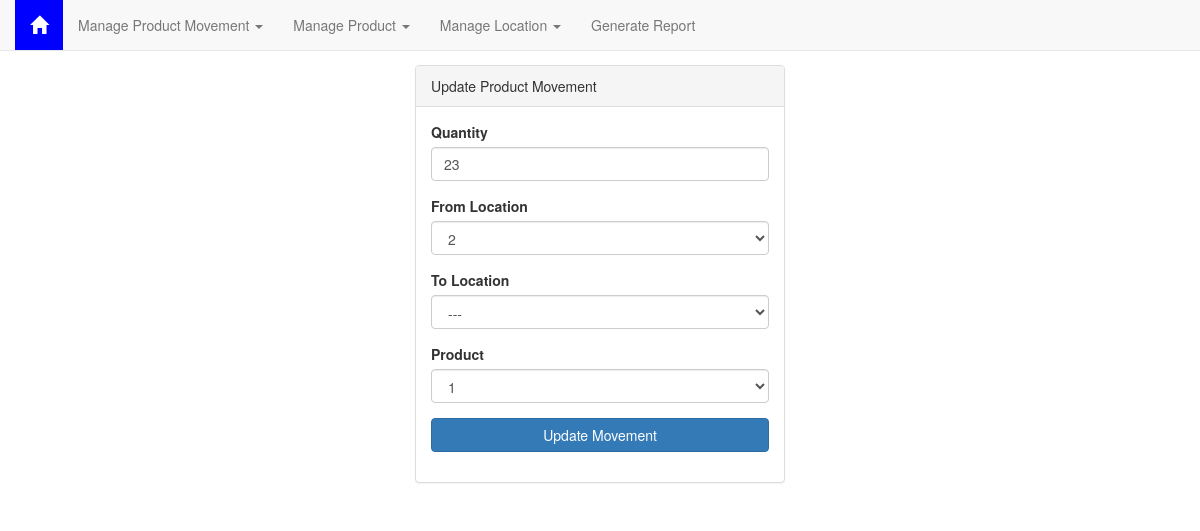
Page /product_movement/update_product_movement/1 on the earlier database version.
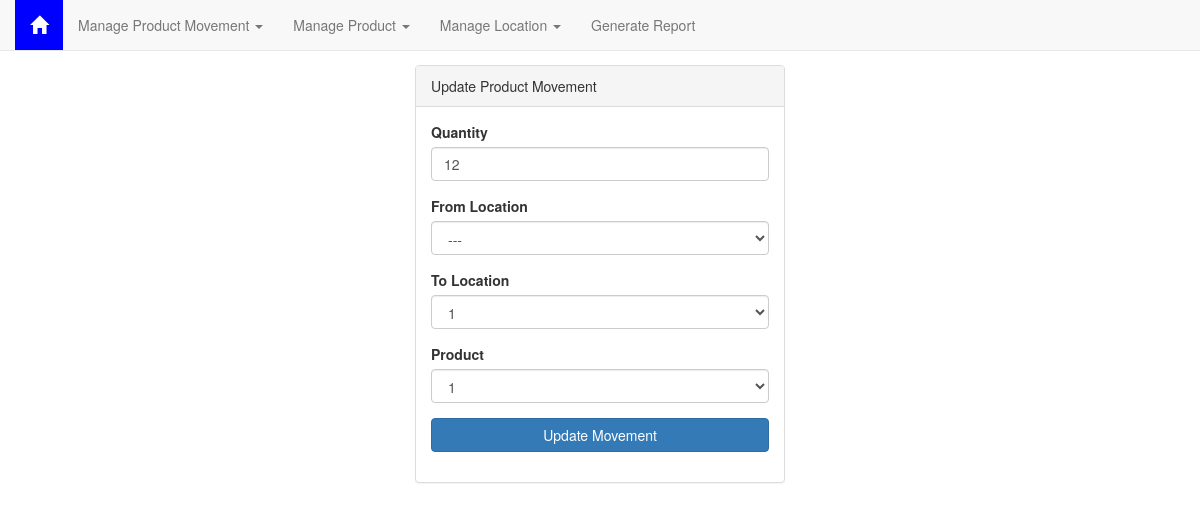
Same page on the later database version.
### tables this page shows
CREATE TABLE ProductMovement (
  movement_id INTEGER PRIMARY KEY AUTOINCREMENT,
  timestamp TIMESTAMP DEFAULT CURRENT_TIMESTAMP NOT NULL,
  from_location INTEGER ,
  to_location INTEGER ,
  product_id INTEGER NOT NULL,
  qty INTEGER,
  FOREIGN KEY (movement_id) REFERENCES Product (product_id),
  FOREIGN KEY (from_location) REFERENCES Location (location_id),
  FOREIGN KEY (to_location) REFERENCES Location (location_id)
);

CREATE TABLE Product (
  product_id INTEGER PRIMARY KEY AUTOINCREMENT,

  product_name TEXT
  );

### warehouse_management/product_movement.py (the view, shortened to what this page needs)
@bp.route("/update_product_movement/<id>", methods=["GET", "POST"])
def update_product_movement(id):
    try:
        db = get_db()
        prod_mov = db.execute(
            "SELECT   movement_id ,from_location, to_location, product_id, qty FROM ProductMovement  where movement_id = (?) Order By (timestamp)",
            (id,),
        ).fetchone()
        location_list = db.execute("SELECT location_id FROM Location ",)
        product_list = db.execute("SELECT product_id FROM Product ",)
    except sqlite3.Error as error:
        print(error)
        return render_template("error_occured.html")
    locations = [location[0] for location in location_list]
    return render_template(
        "product_movement/update.html",
        res={
            "prod_mov": prod_mov,
            "locations": locations,
            "product_list": product_list,
        },
    )

### warehouse_management/db.py (called while the page is built)
def get_db():
    if 'db' not in g:
        g.db = sqlite3.connect(
            current_app.config['DATABASE'],
            detect_types=sqlite3.PARSE_DECLTYPES
        )
        g.db.row_factory = sqlite3.Row
    return g.db

### warehouse_management/templates/product_movement/update.html (shortened to what this page needs)
{% extends 'base.html' %}
{% block content %}
<div class="col-md-4"></div>
<div class="col-md-4 container">
  <form method="post" action="{{  res.prod_mov[0]  | string() }}" onsubmit="return validateAll()">
    <div class="panel panel-default">
      <div class="panel-heading">
        Update Product Movement
      </div>
      <div class="panel-body">
        <div class="form-group">
          <div class="mb-3">
            <label for="quantity">Quantity</label>
            <input type="number" name="quantity" id="quantity"  value="{{res.prod_mov[4]}}" class="form-control"
              onfocusout="validateQuantity()">
          </div>
        </div>
        <div class="form-group">
          <label for="from location:">From Location</label>
          <select name="from_location_id" class="form-control" id="from_location_id"
            onchange="validateFromLocationSelect()">
            <option value="0">---</option>
            {% for location in res.locations %}
            <option value="{{ location }}" {% if (location == res.prod_mov[1]) %} selected="selected" {% endif %}>
              {{ location }}</option>
            {% endfor %}
          </select>
        </div>
        <div class="form-group">
          <label for="to location:">To Location</label>
          <select name="to_location_id" id="to_location_id" class="form-control" onchange="validateToLocationSelect()">
            <option value="0">---</option>
            {% for location in res.locations %}
            <option value="{{ location }}" {% if (location == res.prod_mov[2]) %} selected="selected" {% endif %}>
              {{ location }}</option>
            {% endfor %}
          </select>
        </div>
        <div class="form-group">
          <label for="product">Product</label>
          <select name="product_id" class="form-control">
            {% for product in res.product_list %}
            <option value="{{ product.product_id }}" {% if (product.product_id == res.prod_mov[3]) %}
              selected="selected" {% endif %}>{{ product.product_id }}</option>
            {% endfor %}
          </select>
        </div>
        <div class="form-group ">
          <input type="submit" value="Update Movement" class="btn btn-primary btn-block">
        </div>
      </div>
  </form>
</div>
{% endblock %}

Differences in the rows shown:
changed ProductMovement: quantity "23" → "12"; to_location_id (not shown) → "1"; from_location_id "2" → (not shown)
Other differences:
form field from_location_id: (not shown) → "---"
form field to_location_id: "---" → (not shown)
